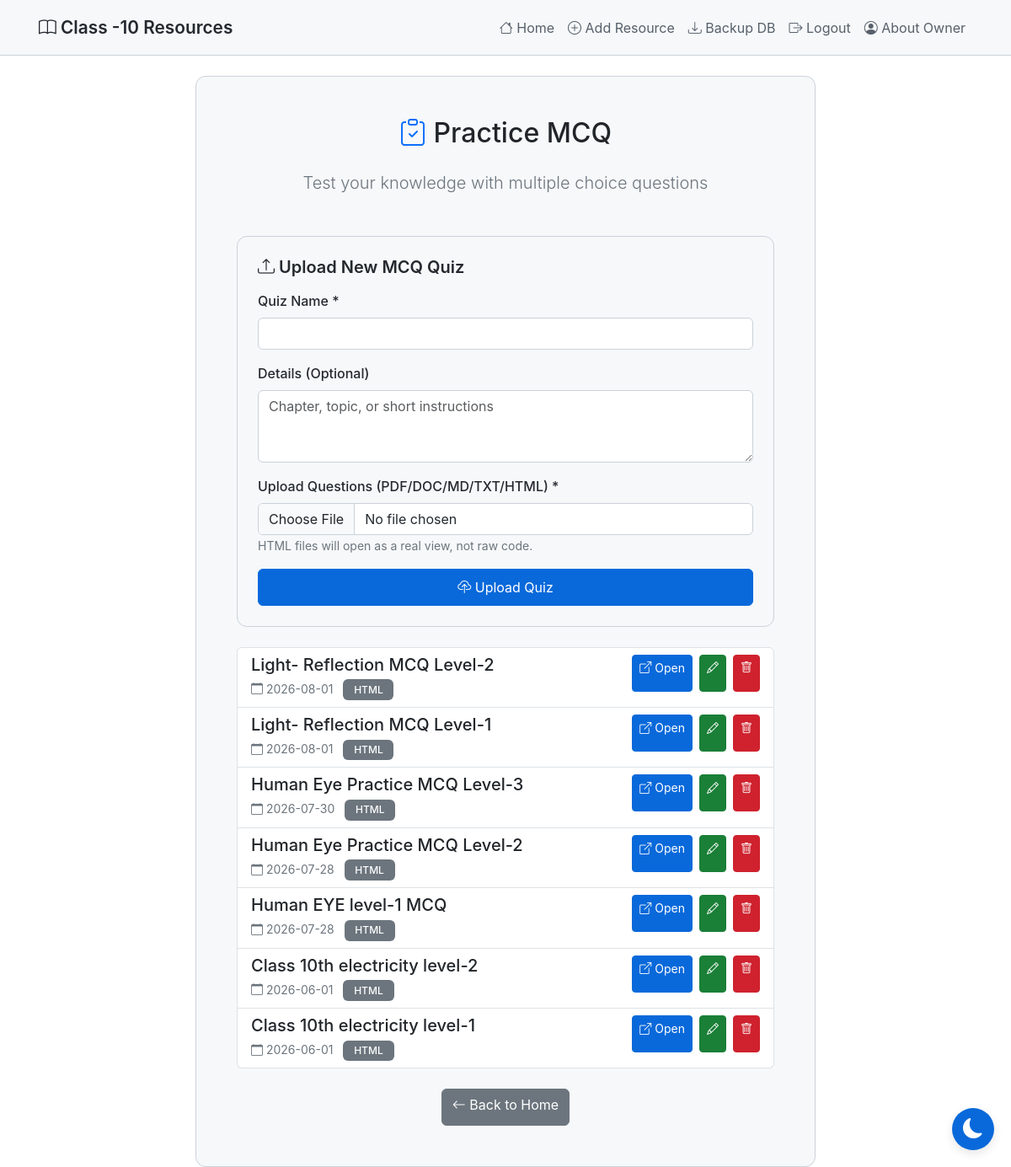
The page /practice-mcq (signed in) on the database its author committed.
### tables this page shows
CREATE TABLE mcq_quizzes
                 (id INTEGER PRIMARY KEY AUTOINCREMENT,
                  title TEXT NOT NULL,
                  details TEXT,
                  filename TEXT NOT NULL,
                  file_type TEXT NOT NULL,
                  created_at TIMESTAMP DEFAULT CURRENT_TIMESTAMP);

### app.py (the view)
@app.route('/practice-mcq')
def practice_mcq():
    conn = sqlite3.connect('database.db')
    conn.row_factory = sqlite3.Row
    c = conn.cursor()
    c.execute('SELECT * FROM mcq_quizzes ORDER BY created_at DESC')
    quizzes = c.fetchall()
    conn.close()
    is_admin = 'admin' in session
    return render_template('practice_mcq.html', quizzes=quizzes, is_admin=is_admin)

### templates/practice_mcq.html (shortened to what this page needs)
{% extends "base.html" %}
{% block content %}
<div class="row justify-content-center mt-4">
    <div class="col-md-10 col-lg-8">
        <div class="card">
            <div class="card-body p-5">
                <h2 class="text-center mb-4">
                    <i class="bi bi-clipboard-check text-primary"></i> Practice MCQ
                </h2>
                <div class="text-center mb-5">
                    <p class="lead text-secondary">Test your knowledge with multiple choice questions</p>
                </div>
                {% if is_admin %}
                <div class="card mb-4">
                    <div class="card-body">
                        <h5 class="card-title mb-3">
                            <i class="bi bi-upload"></i> Upload New MCQ Quiz
                        </h5>
                        <form method="POST" action="{{ url_for('add_mcq') }}" enctype="multipart/form-data">
                            <div class="mb-3">
                                <label for="title" class="form-label">Quiz Name *</label>
                                <input type="text" class="form-control" id="title" name="title" required>
                            </div>
                            <div class="mb-3">
                                <label for="details" class="form-label">Details (Optional)</label>
                                <textarea class="form-control" id="details" name="details" rows="3"
                                          placeholder="Chapter, topic, or short instructions"></textarea>
                            </div>
                            <div class="mb-3">
                                <label for="file" class="form-label">Upload Questions (PDF/DOC/MD/TXT/HTML) *</label>
                                <input type="file" class="form-control" id="file" name="file" accept=".pdf,.doc,.docx,.md,.txt,.html,.htm" required>
                                <small class="text-secondary">
                                    HTML files will open as a real view, not raw code.
                                </small>
                            </div>
                            <div class="d-grid">
                                <button type="submit" class="btn btn-primary">
                                    <i class="bi bi-cloud-upload"></i> Upload Quiz
                                </button>
                            </div>
                        </form>
                    </div>
                </div>
                {% endif %}
                {% if quizzes %}
                <div class="list-group">
                    {% for quiz in quizzes %}
                    <div class="list-group-item list-group-item-action">
                        <div class="d-flex justify-content-between align-items-start gap-3">
                            <div class="flex-grow-1">
                                <h5 class="mb-1">{{ quiz['title'] }}</h5>
                                <small class="text-secondary">
                                    <i class="bi bi-calendar"></i> {{ quiz['created_at'][:10] }}
                                </small>
                                <span class="badge bg-secondary ms-2 text-uppercase">{{ quiz['file_type'] }}</span>
                            </div>
                            <div class="d-flex align-items-center gap-2">
                                <a href="{{ url_for('view_mcq', id=quiz['id']) }}" class="btn btn-sm btn-primary" target="_blank">
                                    <i class="bi bi-box-arrow-up-right"></i> Open
                                </a>
                                {% if is_admin %}
                                <a href="{{ url_for('edit_mcq', id=quiz['id']) }}" class="btn btn-sm btn-success">
                                    <i class="bi bi-pencil"></i>
                                </a>
                                <a href="{{ url_for('delete_mcq', id=quiz['id']) }}" class="btn btn-sm btn-danger"
                                   onclick="return confirm('Delete this quiz?')">
                                    <i class="bi bi-trash"></i>
                                </a>
                                {% endif %}
                            </div>
                        </div>
                    </div>
                    {% endfor %}
                </div>
                {% else %}
                <div class="alert alert-info text-center">
                    <i class="bi bi-info-circle"></i>
                    <h5 class="mt-2">No MCQ quizzes yet!</h5>
                    <p class="mb-0">Check back soon for new practice sets.</p>
                </div>
                {% endif %}
                <div class="text-center mt-4">
                    <a href="{{ url_for('index') }}" class="btn btn-secondary">
                        <i class="bi bi-arrow-left"></i> Back to Home
                    </a>
                </div>
            </div>
        </div>
    </div>
</div>
{% endblock %}

### templates/base.html (style rules this page uses)
:root { --bg-primary: #ffffff; --bg-secondary: #f6f8fa; --bg-tertiary: #ffffff; --text-primary: #24292f; --text-secondary: #57606a; --border-color: #cbd2d9; --accent-color: #0969da; --success-color: #1a7f37; --danger-color: #cf222e; --shadow-color: rgba(0, 0, 0, 0.1); }
body { background-color: var(--bg-primary); color: var(--text-primary); font-family: -apple-system, BlinkMacSystemFont, 'Segoe UI', 'Noto Sans', Helvetica, Arial, sans-serif; min-height: 100vh; transition: background-color 0.3s ease, color 0.3s ease; }
* { transition: background-color 0.3s ease, color 0.3s ease, border-color 0.3s ease; }
.btn-primary { background-color: var(--accent-color); border-color: var(--accent-color); transition: all 0.3s ease; min-height: 44px; }
.btn { min-height: 44px; }
.btn-success { background-color: var(--success-color); border-color: var(--success-color); }
.btn-danger { background-color: var(--danger-color); border-color: var(--danger-color); }
.card { background-color: var(--bg-secondary); border: 1px solid var(--border-color); border-radius: 12px; transition: all 0.3s ease; overflow: hidden; }
.card-body { padding: 1.5rem; }
.card-title { color: var(--text-primary); font-weight: 600; margin-bottom: 0.75rem; }
.form-control, .form-select { background-color: var(--bg-tertiary); border: 1px solid var(--border-color); color: var(--text-primary); }
.form-label { color: var(--text-primary); font-weight: 500; }
.badge { padding: 0.4rem 0.8rem; border-radius: 6px; font-weight: 500; }

### rows shown on the page
mcq_quizzes: title "Light- Reflection MCQ Level-2", created_at "2026-08-01", file_type "HTML"
mcq_quizzes: title "Light- Reflection MCQ Level-1", created_at "2026-08-01", file_type "HTML"
mcq_quizzes: title "Human Eye Practice MCQ Level-3", created_at "2026-07-30", file_type "HTML"
mcq_quizzes: title "Human Eye Practice MCQ Level-2", created_at "2026-07-28", file_type "HTML"
mcq_quizzes: title "Human EYE level-1 MCQ", created_at "2026-07-28", file_type "HTML"
mcq_quizzes: title "Class 10th electricity level-2", created_at "2026-06-01", file_type "HTML"
mcq_quizzes: title "Class 10th electricity level-1", created_at "2026-06-01", file_type "HTML"
